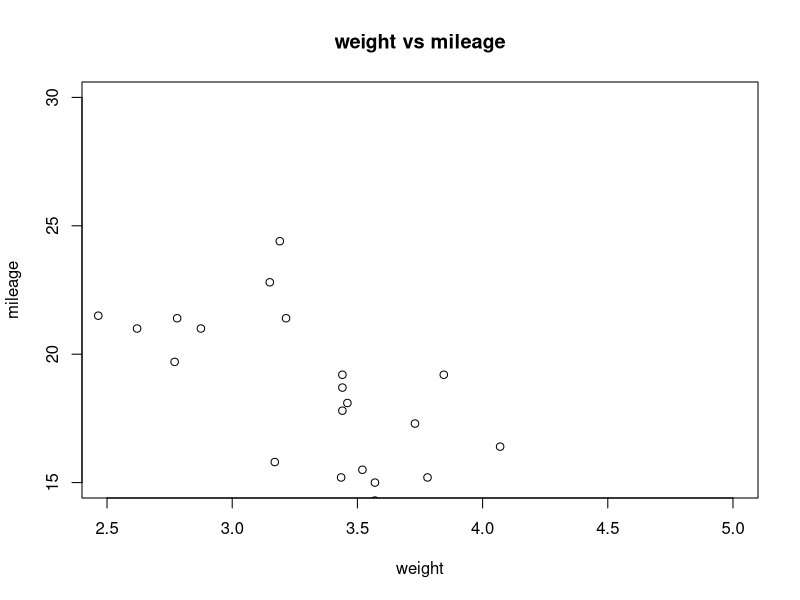

Source code (R):
#get the input vales
input<-mtcars[c("wt","mpg")]
#give the chart file a name
png(file="scatterplot.png")
#plot the chart for cars with weight between 2.5 to 5 and mileage between 15 and 30
plot(x=input$wt,y=input$mpg,
     xlab="weight",
     ylab="mileage",
     xlim=c(2.5,5),
     ylim=c(15,30),
     main="weight vs mileage")
#save the file
dev.off()